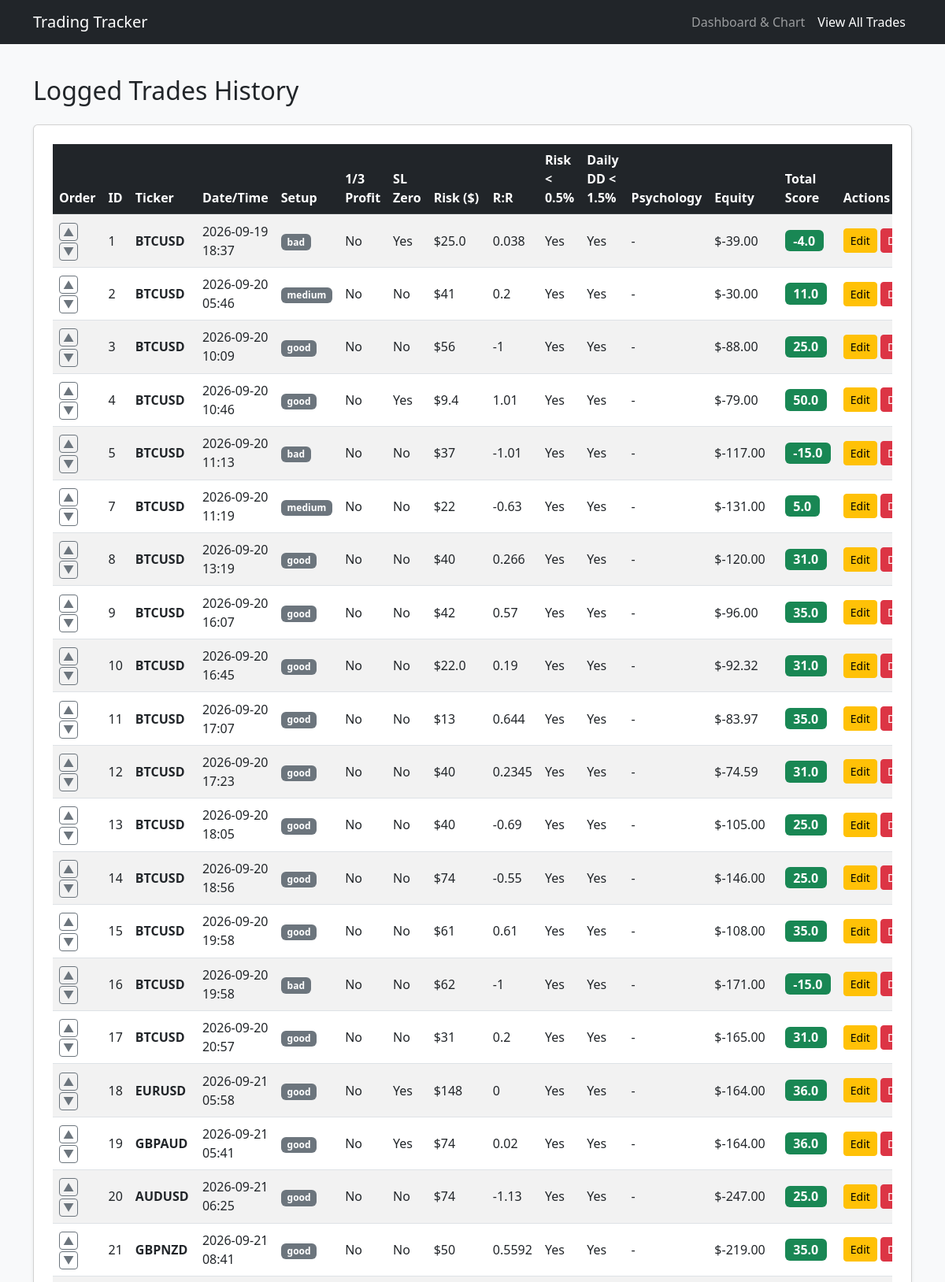
The app's page /trades-list (upper part) with its own data.
### flask_app.py (models this page shows)
class Trade(db.Model):
  id = db.Column(db.Integer, primary_key=True)
  position = db.Column(
      db.Integer, default=0
  )  # New column to track custom order
  setup_quality_str = db.Column(db.String(20), nullable=False)
  ticker = db.Column(db.String(20), nullable=False)
  entry_datetime = db.Column(db.String(50), nullable=False)
  profit_taken_str = db.Column(db.String(10), nullable=False)
  stop_loss_zero_str = db.Column(db.String(10), nullable=False)
  current_equity = db.Column(db.Float, nullable=False)
  risk_str = db.Column(db.String(20), nullable=False)
  risk_reward_str = db.Column(db.String(20), nullable=False)
  risk_under_half_str = db.Column(db.String(10), nullable=True)
  daily_risk_str = db.Column(db.String(10), nullable=True)
  overtrading_str = db.Column(db.String(10), nullable=True, default='no')
  revenge_trading_str = db.Column(db.String(10), nullable=True, default='no')
  impatient_trading_str = db.Column(db.String(10), nullable=True, default='no')
  fearful_trading_str = db.Column(db.String(10), nullable=True, default='no')
  setup_score = db.Column(db.Float, nullable=False)
  profit_score = db.Column(db.Float, nullable=False)
  stop_loss_score = db.Column(db.Float, nullable=False)
  risk_score = db.Column(db.Float, nullable=False)
  risk_reward_score = db.Column(db.Float, nullable=False)
  daily_risk_score = db.Column(db.Float, nullable=True, default=0.0)
  psychology_score = db.Column(db.Float, nullable=True, default=0.0)
  total_score = db.Column(db.Float, nullable=False)
  timestamp = db.Column(db.DateTime, default=datetime.utcnow)
  @property
  def psychology_flags(self):
    flags = []
    if self.overtrading_str == 'yes':
      flags.append('Overtrading')
    if self.revenge_trading_str == 'yes':
      flags.append('Revenge')
    if self.impatient_trading_str == 'yes':
      flags.append('Impatient')
    if self.fearful_trading_str == 'yes':
      flags.append('Fearful')
    return flags

### flask_app.py (the view)
@app.route('/trades-list')
def trades_list():
  all_trades = Trade.query.order_by(Trade.position.asc()).all()
  return render_template('trades.html', trades=all_trades)

### templates/trades.html (shortened to what this page needs)
<!DOCTYPE html>
<html lang="en">
<head>
    <link href="https://cdn.jsdelivr.net/npm/bootstrap@5.3.0/dist/css/bootstrap.min.css" rel="stylesheet">
</head>
<body class="bg-light">
    <nav class="navbar navbar-expand-lg navbar-dark bg-dark mb-4">
        <div class="container">
            <a class="navbar-brand" href="/">Trading Tracker</a>
            <div class="navbar-nav">
                <a class="nav-link" href="/">Dashboard & Chart</a>
                <a class="nav-link active" href="/trades-list">View All Trades</a>
            </div>
        </div>
    </nav>
    <div class="container py-3">
        <h2 class="mb-4">Logged Trades History</h2>
        <div class="card shadow-sm p-4">
            <div class="table-responsive">
                <table class="table table-striped table-hover align-middle">
                    <thead class="table-dark">
                        <tr>
                            <th>Order</th>
                            <th>ID</th>
                            <th>Ticker</th>
                            <th>Date/Time</th>
                            <th>Setup</th>
                            <th>1/3 Profit</th>
                            <th>SL Zero</th>
                            <th>Risk ($)</th>
                            <th>R:R</th>
                            <th>Risk &lt; 0.5%</th>
                            <th>Daily DD &lt; 1.5%</th>
                            <th>Psychology</th>
                            <th>Equity</th>
                            <th>Total Score</th>
                            <th>Actions</th>
                        </tr>
                    </thead>
                    <tbody>
                        {% for trade in trades %}
                        <tr>
                            <td>
                                <a href="/trade/move/{{ trade.id }}/up" class="btn btn-sm btn-outline-secondary py-0 px-1" title="Move Up">▲</a>
                                <a href="/trade/move/{{ trade.id }}/down" class="btn btn-sm btn-outline-secondary py-0 px-1" title="Move Down">▼</a>
                            </td>
                            <td>{{ trade.id }}</td>
                            <td><strong>{{ trade.ticker }}</strong></td>
                            <td>{{ trade.entry_datetime.replace('T', ' ') }}</td>
                            <td><span class="badge bg-secondary">{{ trade.setup_quality_str }}</span></td>
                            <td>{{ trade.profit_taken_str | capitalize }}</td>
                            <td>{{ trade.stop_loss_zero_str | capitalize }}</td>
                            <td>${{ trade.risk_str }}</td>
                            <td>{{ trade.risk_reward_str }}</td>
                            <td>{{ (trade.risk_under_half_str or "-") | capitalize }}</td>
                            <td>{{ (trade.daily_risk_str or "-") | capitalize }}</td>
                            <td>{{ trade.psychology_flags | join(", ") or "-" }}</td>
                            <td>${{ "%.2f"|format(trade.current_equity) }}</td>
                            <td><span class="badge bg-success fs-6">{{ trade.total_score }}</span></td>
                            <td>
                                <div class="d-flex gap-1">
                                    <a href="/trade/edit/{{ trade.id }}" class="btn btn-sm btn-warning">Edit</a>
                                    <form action="/trade/delete/{{ trade.id }}" method="POST" onsubmit="return confirm('Are you sure you want to delete this trade?');">
                                        <button type="submit" class="btn btn-sm btn-danger">Delete</button>
                                    </form>
                                </div>
                            </td>
                        </tr>
                        {% else %}
                        <tr>
                            <td colspan="15" class="text-center text-muted py-4">No trades logged yet.</td>
                        </tr>
                        {% endfor %}
                    </tbody>
                </table>
            </div>
        </div>
    </div>
</body>
</html>

### records on screen
Trade: id "1", ticker "BTCUSD", entry_datetime.replace "2026-09-19 18:37", setup_quality_str "bad", profit_taken_str "No", stop_loss_zero_str "Yes", risk_str "25.0", risk_reward_str "0.038", risk_under_half_str "Yes", daily_risk_str "Yes", psychology_flags "-", current_equity "-39.00", total_score "-4.0"
Trade: id "2", ticker "BTCUSD", entry_datetime.replace "2026-09-20 05:46", setup_quality_str "medium", profit_taken_str "No", stop_loss_zero_str "No", risk_str "41", risk_reward_str "0.2", risk_under_half_str "Yes", daily_risk_str "Yes", psychology_flags "-", current_equity "-30.00", total_score "11.0"
Trade: id "3", ticker "BTCUSD", entry_datetime.replace "2026-09-20 10:09", setup_quality_str "good", profit_taken_str "No", stop_loss_zero_str "No", risk_str "56", risk_reward_str "-1", risk_under_half_str "Yes", daily_risk_str "Yes", psychology_flags "-", current_equity "-88.00", total_score "25.0"
Trade: id "4", ticker "BTCUSD", entry_datetime.replace "2026-09-20 10:46", setup_quality_str "good", profit_taken_str "No", stop_loss_zero_str "Yes", risk_str "9.4", risk_reward_str "1.01", risk_under_half_str "Yes", daily_risk_str "Yes", psychology_flags "-", current_equity "-79.00", total_score "50.0"
Trade: id "5", ticker "BTCUSD", entry_datetime.replace "2026-09-20 11:13", setup_quality_str "bad", profit_taken_str "No", stop_loss_zero_str "No", risk_str "37", risk_reward_str "-1.01", risk_under_half_str "Yes", daily_risk_str "Yes", psychology_flags "-", current_equity "-117.00", total_score "-15.0"
Trade: id "7", ticker "BTCUSD", entry_datetime.replace "2026-09-20 11:19", setup_quality_str "medium", profit_taken_str "No", stop_loss_zero_str "No", risk_str "22", risk_reward_str "-0.63", risk_under_half_str "Yes", daily_risk_str "Yes", psychology_flags "-", current_equity "-131.00", total_score "5.0"
Trade: id "8", ticker "BTCUSD", entry_datetime.replace "2026-09-20 13:19", setup_quality_str "good", profit_taken_str "No", stop_loss_zero_str "No", risk_str "40", risk_reward_str "0.266", risk_under_half_str "Yes", daily_risk_str "Yes", psychology_flags "-", current_equity "-120.00", total_score "31.0"
Trade: id "9", ticker "BTCUSD", entry_datetime.replace "2026-09-20 16:07", setup_quality_str "good", profit_taken_str "No", stop_loss_zero_str "No", risk_str "42", risk_reward_str "0.57", risk_under_half_str "Yes", daily_risk_str "Yes", psychology_flags "-", current_equity "-96.00", total_score "35.0"
Trade: id "10", ticker "BTCUSD", entry_datetime.replace "2026-09-20 16:45", setup_quality_str "good", profit_taken_str "No", stop_loss_zero_str "No", risk_str "22.0", risk_reward_str "0.19", risk_under_half_str "Yes", daily_risk_str "Yes", psychology_flags "-", current_equity "-92.32", total_score "31.0"
Trade: id "11", ticker "BTCUSD", entry_datetime.replace "2026-09-20 17:07", setup_quality_str "good", profit_taken_str "No", stop_loss_zero_str "No", risk_str "13", risk_reward_str "0.644", risk_under_half_str "Yes", daily_risk_str "Yes", psychology_flags "-", current_equity "-83.97", total_score "35.0"
Trade: id "12", ticker "BTCUSD", entry_datetime.replace "2026-09-20 17:23", setup_quality_str "good", profit_taken_str "No", stop_loss_zero_str "No", risk_str "40", risk_reward_str "0.2345", risk_under_half_str "Yes", daily_risk_str "Yes", psychology_flags "-", current_equity "-74.59", total_score "31.0"
Trade: id "13", ticker "BTCUSD", entry_datetime.replace "2026-09-20 18:05", setup_quality_str "good", profit_taken_str "No", stop_loss_zero_str "No", risk_str "40", risk_reward_str "-0.69", risk_under_half_str "Yes", daily_risk_str "Yes", psychology_flags "-", current_equity "-105.00", total_score "25.0"
Trade: id "14", ticker "BTCUSD", entry_datetime.replace "2026-09-20 18:56", setup_quality_str "good", profit_taken_str "No", stop_loss_zero_str "No", risk_str "74", risk_reward_str "-0.55", risk_under_half_str "Yes", daily_risk_str "Yes", psychology_flags "-", current_equity "-146.00", total_score "25.0"
Trade: id "15", ticker "BTCUSD", entry_datetime.replace "2026-09-20 19:58", setup_quality_str "good", profit_taken_str "No", stop_loss_zero_str "No", risk_str "61", risk_reward_str "0.61", risk_under_half_str "Yes", daily_risk_str "Yes", psychology_flags "-", current_equity "-108.00", total_score "35.0"
Trade: id "16", ticker "BTCUSD", entry_datetime.replace "2026-09-20 19:58", setup_quality_str "bad", profit_taken_str "No", stop_loss_zero_str "No", risk_str "62", risk_reward_str "-1", risk_under_half_str "Yes", daily_risk_str "Yes", psychology_flags "-", current_equity "-171.00", total_score "-15.0"
Trade: id "17", ticker "BTCUSD", entry_datetime.replace "2026-09-20 20:57", setup_quality_str "good", profit_taken_str "No", stop_loss_zero_str "No", risk_str "31", risk_reward_str "0.2", risk_under_half_str "Yes", daily_risk_str "Yes", psychology_flags "-", current_equity "-165.00", total_score "31.0"
Trade: id "18", ticker "EURUSD", entry_datetime.replace "2026-09-21 05:58", setup_quality_str "good", profit_taken_str "No", stop_loss_zero_str "Yes", risk_str "148", risk_reward_str "0", risk_under_half_str "Yes", daily_risk_str "Yes", psychology_flags "-", current_equity "-164.00", total_score "36.0"
Trade: id "19", ticker "GBPAUD", entry_datetime.replace "2026-09-21 05:41", setup_quality_str "good", profit_taken_str "No", stop_loss_zero_str "Yes", risk_str "74", risk_reward_str "0.02", risk_under_half_str "Yes", daily_risk_str "Yes", psychology_flags "-", current_equity "-164.00", total_score "36.0"
Trade: id "20", ticker "AUDUSD", entry_datetime.replace "2026-09-21 06:25", setup_quality_str "good", profit_taken_str "No", stop_loss_zero_str "No", risk_str "74", risk_reward_str "-1.13", risk_under_half_str "Yes", daily_risk_str "Yes", psychology_flags "-", current_equity "-247.00", total_score "25.0"
Trade: id "21", ticker "GBPNZD", entry_datetime.replace "2026-09-21 08:41", setup_quality_str "good", profit_taken_str "No", stop_loss_zero_str "No", risk_str "50", risk_reward_str "0.5592", risk_under_half_str "Yes", daily_risk_str "Yes", psychology_flags "-", current_equity "-219.00", total_score "35.0"
